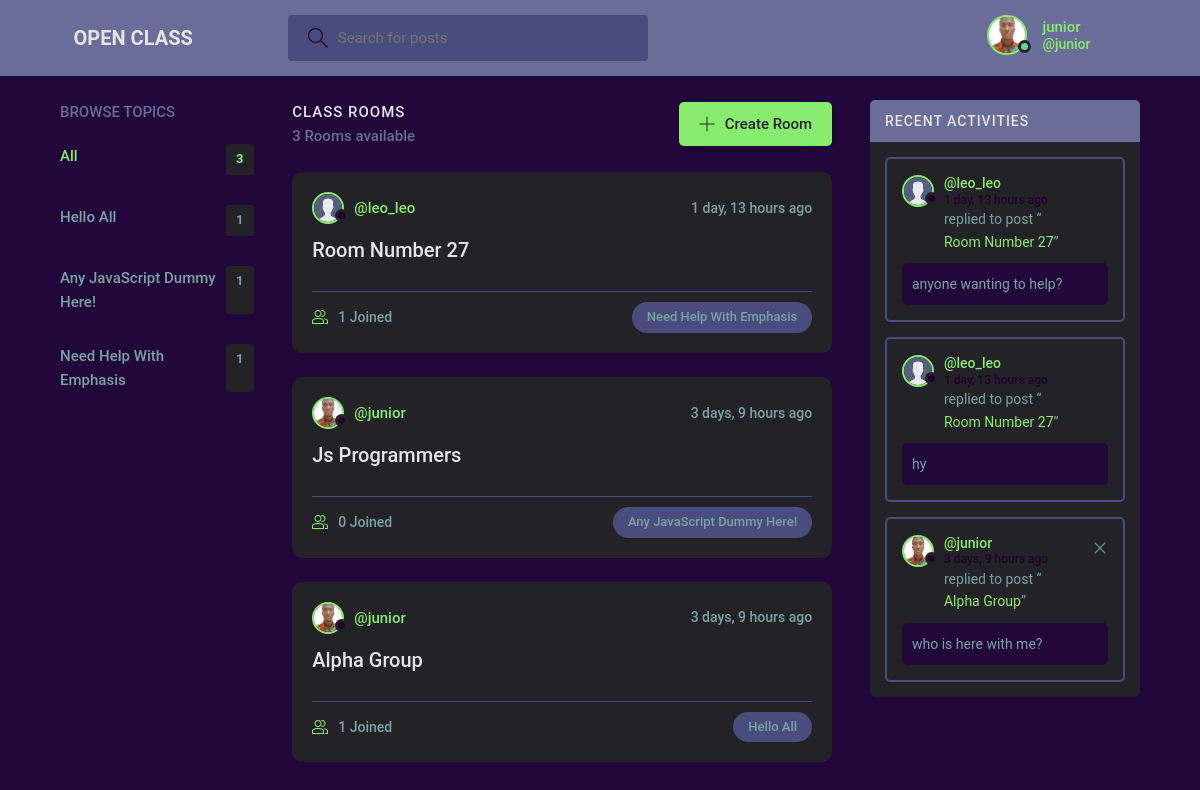
Page / (signed in) on the earlier database version.
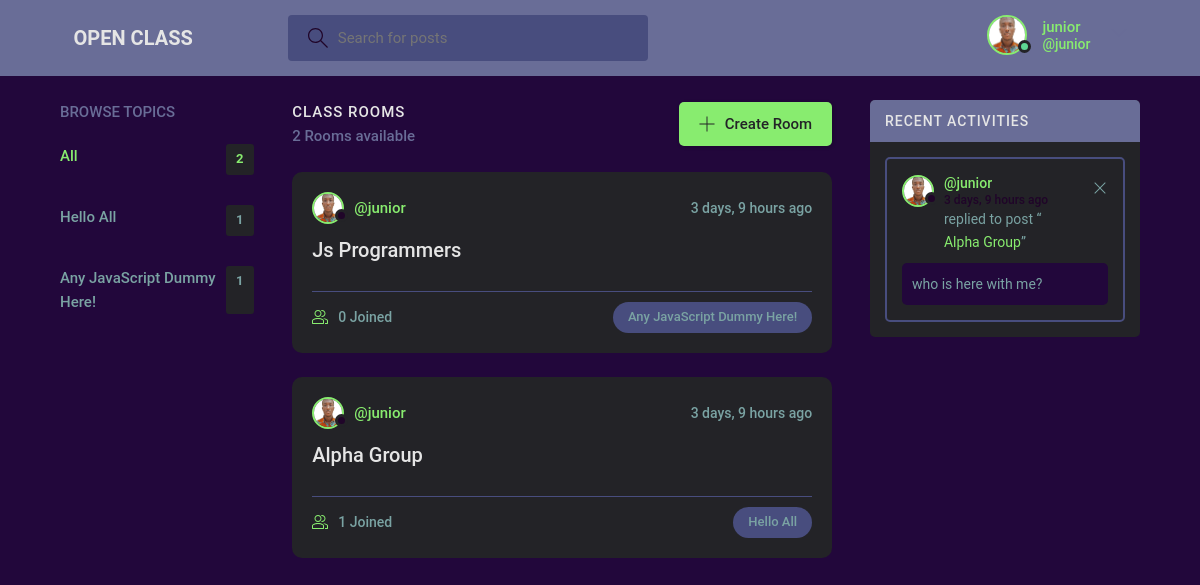
Same page on the later database version.
### base/models.py (models this page shows, shortened)
class Topic(models.Model):
    name = models.CharField(max_length=200)

class Room(models.Model):
    host = models.ForeignKey(User, on_delete=models.SET_NULL, null=True)
    topic = models.ForeignKey(Topic, on_delete=models.SET_NULL, null=True)
    name = models.CharField(max_length=200)
    description = models.TextField(null=True, blank=True)
    participants = models.ManyToManyField(
        User, related_name='participants', blank=True)
    updated = models.DateTimeField(auto_now=True)
    created = models.DateTimeField(auto_now_add=True)
    class Meta:
        ordering = ['-updated', '-created']
    def __str__(self):
        return self.name

class User(AbstractUser):
    name = models.CharField(max_length=200, null=True)
    email = models.EmailField(unique=True, null=True)
    bio = models.TextField(null=True)
    avatar = models.ImageField(null=True, default="avatar.svg")
    USERNAME_FIELD = 'username'
    REQUIRED_FIELDS = []

class Message(models.Model):
    user = models.ForeignKey(User, on_delete=models.CASCADE)
    room = models.ForeignKey(Room, on_delete=models.CASCADE)
    body = models.TextField()
    updated = models.DateTimeField(auto_now=True)
    created = models.DateTimeField(auto_now_add=True)
    class Meta:
        ordering = ['-updated', '-created']

### base/views.py (the view)
# urls.py: path('', views.home, name="home"),
@login_required(login_url='login')
def home(request):
    q = request.GET.get('q') if request.GET.get('q') != None else ''
    rooms = Room.objects.filter(
        Q(topic__name__icontains=q) |
        Q(name__icontains=q) |
        Q(description__icontains=q)
    )
    topics = Topic.objects.all()[0:5]
    room_count = rooms.count()
    room_messages = Message.objects.filter(
        Q(room__topic__name__icontains=q))[0:3]
    messages_count =room_messages.count()
    context = {'rooms': rooms, 'topics': topics,
               'room_count': room_count, 'room_messages': room_messages,
               "messages_count": messages_count}
    return render(request, 'base/home.html', context)

### base/templates/base/home.html (shortened to what this page needs)
{% extends 'main.html' %}
{% block content %}
{% include 'navbar.html' %}
<main class="layout layout--3">
  <div class="container">
    {% include 'base/topics_component.html' %}
    <div class="roomList">
      <div class="roomList__header">
        <div>
          <h2>Class Rooms</h2>
          <p>{{room_count}} Rooms available</p>
        </div>
        <a class="btn btn--main" href="{% url 'create-room' %}">
          <svg version="1.1" xmlns="http://www.w3.org/2000/svg" width="32" height="32" viewBox="0 0 32 32">
            <title>add</title>
            <path
              d="M16.943 0.943h-1.885v14.115h-14.115v1.885h14.115v14.115h1.885v-14.115h14.115v-1.885h-14.115v-14.115z">
            </path>
          </svg>
          Create Room
        </a>
      </div>
      {% include 'base/feed_component.html' %}
    </div>
    {% include 'base/activity_component.html' %}
  </div>
</main>
{% endblock %}

### base/templates/base/topics_component.html (shortened to what this page needs)
<div class="topics">
    <div class="topics__header">
        <h2>Browse Topics</h2>
    </div>
    {% if not topics.count %}
    <p class="topics__list"> 0 Topics Added !</p>
    {% else %}
    <ul class="topics__list">
        <li>
            <a href="{% url 'home' %}" class="active">All <span>{{topics.count}}</span></a>
        </li>
        {% for topic in topics %}
        <li>
            <a href="{% url 'home' %}?q={{topic.name}}">{{topic.name}}<span>{{topic.room_set.all.count}}</span></a>
        </li>
        {% endfor %}
    </ul>
    {% endif %}
</div>

### base/templates/base/feed_component.html (shortened to what this page needs)
{% for room in rooms %}
<div class="roomListRoom">
    <div class="roomListRoom__header">
        <a href="{% url 'user-profile' room.host.id %}" class="roomListRoom__author">
            <div class="avatar avatar--small">
                <img src="{{room.host.avatar.url}}" />
            </div>
            <span>@{{room.host.username}}</span>
        </a>
        <div class="roomListRoom__actions">
            <span>{{room.created|timesince}} ago</span>
        </div>
    </div>
    <div class="roomListRoom__content">
        <a href="{% url 'room' room.id %}">{{room.name}}</a>
    </div>
    <div class="roomListRoom__meta">
        <a href="{% url 'room' room.id %}" class="roomListRoom__joined">
            {{room.participants.all.count}} Joined
        </a>
        <p class="roomListRoom__topic">{{room.topic.name}}</p>
    </div>
</div>
{% endfor %}

### base/templates/base/activity_component.html
<div class="activities">
    <div class="activities__header">
        <h2>Recent Activities</h2>
    </div>
    {% if messages_count == 0 %}
    <div class="activities__box">
        <p>No Activities Added !</p>
    </div>
    {% else %}
    {% for message in room_messages %}
    <div class="activities__box">
        <div class="activities__boxHeader roomListRoom__header">
            <a href="{% url 'user-profile' message.user.id %}" class="roomListRoom__author">
                <div class="avatar avatar--small">
                    <img src="{{message.user.avatar.url}}" />
                </div>
                <p>
                    @{{message.user.username}}
                    <span>{{message.created|timesince}} ago</span>
                </p>
            </a>
            {% if request.user == message.user %}
            <div class="roomListRoom__actions">
                <a href="{% url 'delete-message' message.id %}">
                    <svg version="1.1" xmlns="http://www.w3.org/2000/svg" width="32" height="32" viewBox="0 0 32 32">
                        <title>remove</title>
                        <path
                            d="M27.314 6.019l-1.333-1.333-9.98 9.981-9.981-9.981-1.333 1.333 9.981 9.981-9.981 9.98 1.333 1.333 9.981-9.98 9.98 9.98 1.333-1.333-9.98-9.98 9.98-9.981z">
                        </path>
                    </svg>
                </a>
            </div>
            {% endif %}
        </div>
        <div class="activities__boxContent">
            <p>replied to post “<a href="{% url 'room' message.room.id %}">{{message.room}}</a>”</p>
            <div class="activities__boxRoomContent">{{message.body}}</div>
        </div>
    </div>
    {% endfor %}
    {% endif %}
</div>

Differences in the rows shown:
removed Topic: name "Need Help With Emphasis", room_set.all.count "1"
removed Room: host.avatar (placeholder picture), host.username "leo_leo", created "1 day, 13 hours", name "Room Number 27", participants.all.count "1", topic.name "Need Help With Emphasis"
removed Message: user.avatar (placeholder picture), user.username "leo_leo", room "Room Number 27", body "anyone wanting to help?"
removed Message: user.avatar (placeholder picture), user.username "leo_leo", room "Room Number 27", body "hy"
Other differences:
{{ topics.count }}: "3" → "2"
{{ room_count }}: "3" → "2"
